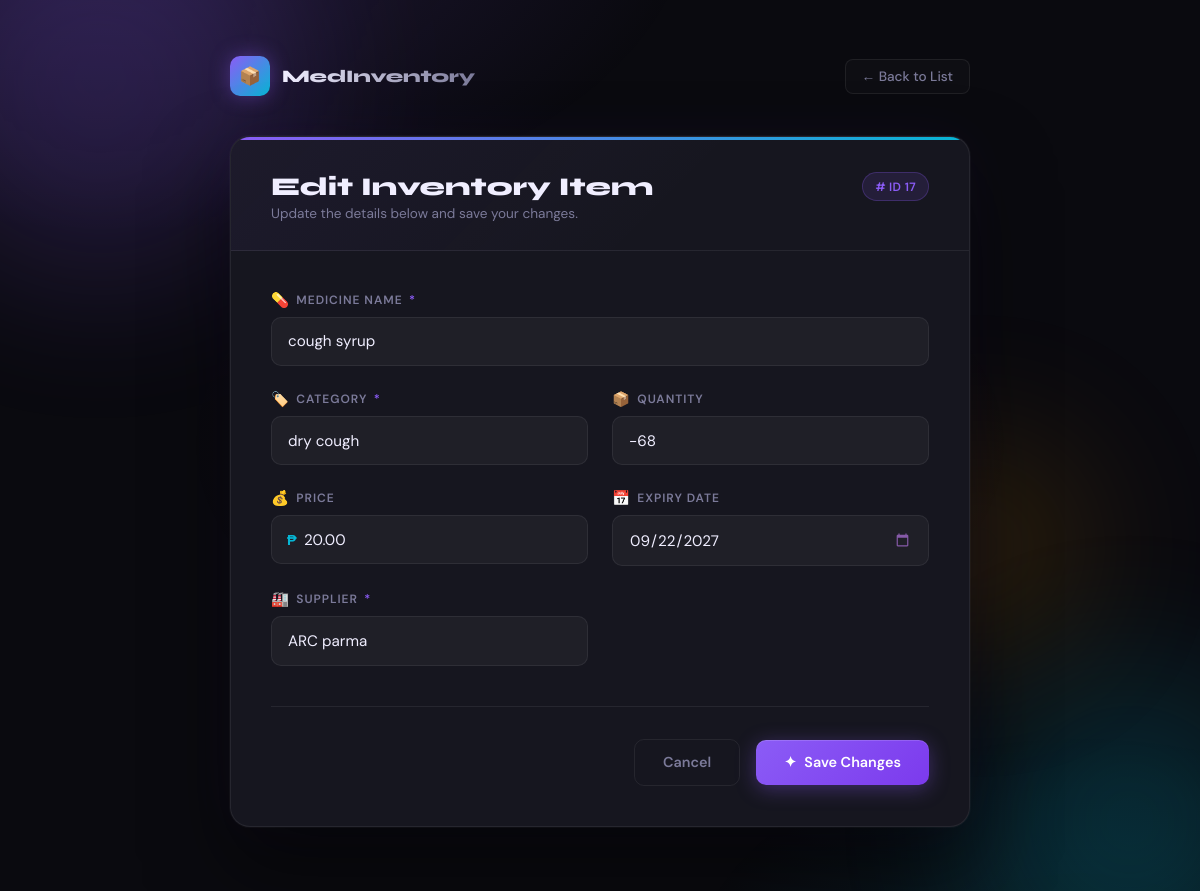
Page /edit.php?id=17 on the committed database.
### tables this page shows
CREATE TABLE `inventory` (
  `id` int(11) NOT NULL,
  `mname` varchar(100) DEFAULT NULL,
  `category` varchar(100) DEFAULT NULL,
  `quantity` int(11) DEFAULT NULL,
  `price` decimal(10,2) DEFAULT NULL,
  `expiry_date` date DEFAULT NULL,
  `supplier` varchar(100) DEFAULT NULL,
  `image` varchar(255) DEFAULT NULL
);

### edit.php (the view, shortened to what this page needs)
<?php
include 'db.php';
$id = isset($_GET['id']) ? intval($_GET['id']) : 0;
$stmt = $conn->prepare("SELECT * FROM inventory WHERE id = ?");
$stmt->bind_param("i", $id);
$stmt->execute();
$result = $stmt->get_result();
$row = $result->fetch_assoc();
?>
<!DOCTYPE html>
<html lang="en">
<head>
</head>
<body>
<div class="orb orb-1"></div>
<div class="orb orb-2"></div>
<div class="orb orb-3"></div>
<div class="wrapper">
    <header>
        <div class="logo-mark">
            <div class="logo-icon">📦</div>
            <span class="logo-text">MedInventory</span>
        </div>
        <a href="index.php" class="back-btn">
            ← Back to List
        </a>
    </header>
    <div class="card">
        <div class="progress-bar"><div class="progress-fill" id="progressFill"></div></div>
        <div class="card-header">
            <div class="card-title">
                Edit Inventory Item
                <span>Update the details below and save your changes.</span>
            </div>
            <div class="item-id-badge">
                # ID <?= htmlspecialchars($id) ?>
            </div>
        </div>
        <div class="card-body">
            <form method="POST" id="editForm" novalidate>
                <div class="form-grid">
                    <div class="field field-full">
                        <label class="field-label" for="mname">
                            <span class="icon">💊</span> Medicine Name <span class="required">*</span>
                        </label>
                        <input
                            class="field-input"
                            type="text"
                            id="mname"
                            name="mname"
                            value="<?= htmlspecialchars($row['mname']) ?>"
                            placeholder="e.g. Paracetamol 500mg"
                            required>
                    </div>
                    <div class="field">
                        <label class="field-label" for="category">
                            <span class="icon">🏷️</span> Category <span class="required">*</span>
                        </label>
                        <input
                            class="field-input"
                            type="text"
                            id="category"
                            name="category"
                            value="<?= htmlspecialchars($row['category']) ?>"
                            placeholder="e.g. Analgesic"
                            required>
                    </div>
                    <div class="field">
                        <label class="field-label" for="quantity">
                            <span class="icon">📦</span> Quantity
                        </label>
                        <input
                            class="field-input"
                            type="number"
                            id="quantity"
                            name="quantity"
                            value="<?= htmlspecialchars($row['quantity']) ?>"
                            min="0"
                            placeholder="0">
                    </div>
                    <div class="field">
                        <label class="field-label" for="price">
                            <span class="icon">💰</span> Price
                        </label>
                        <div class="input-wrap">
                            <span class="input-prefix">₱</span>
                            <input
                                class="field-input"
                                type="number"
                                id="price"
                                name="price"
                                value="<?= htmlspecialchars($row['price']) ?>"
                                min="0"
                                step="0.01"
                                placeholder="0.00">
                        </div>
                    </div>
                    <div class="field">
                        <label class="field-label" for="expiry_date">
                            <span class="icon">📅</span> Expiry Date
                        </label>
                        <input
                            class="field-input"
                            type="date"
                            id="expiry_date"
                            name="expiry_date"
                            value="<?= htmlspecialchars($row['expiry_date']) ?>">
                    </div>
                    <div class="field">
                        <label class="field-label" for="supplier">
                            <span class="icon">🏭</span> Supplier <span class="required">*</span>
                        </label>
                        <input
                            class="field-input"
                            type="text"
                            id="supplier"
                            name="supplier"
                            value="<?= htmlspecialchars($row['supplier']) ?>"
                            placeholder="e.g. PharmaCo Inc."
                            required>
                    </div>
                </div>
                <div class="actions">
                    <a href="index.php" class="btn btn-ghost">Cancel</a>
                    <button type="submit" name="update" class="btn btn-primary" id="submitBtn">
                        <span>✦</span> Save Changes
                    </button>
                </div>
            </form>
        </div>
    </div>
</div>
</body>
</html>

### rows in the picture
inventory: mname "cough syrup", category "dry cough", quantity "-68", price "20.00", expiry_date "09/22/2027", supplier "ARC parma"

### other values in the picture
$id "17"
